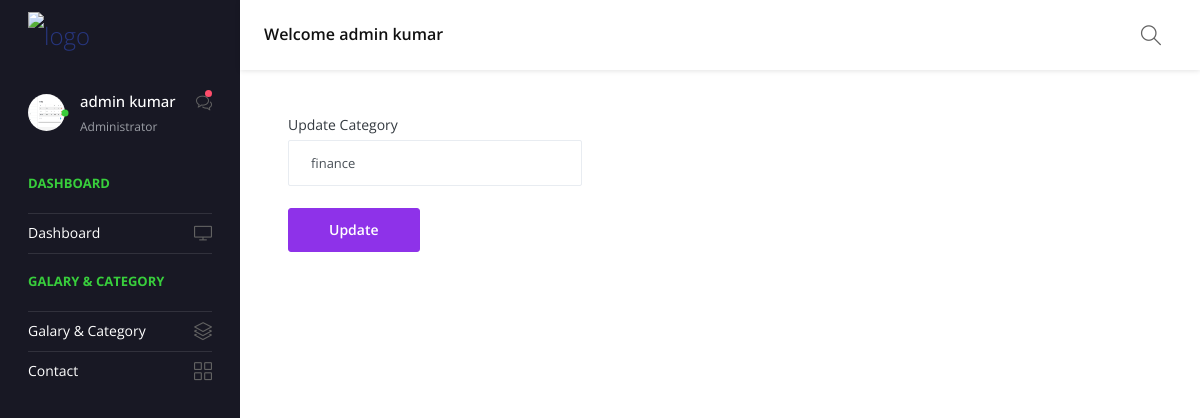
Screenshot of /Admin-Category-Edit/2 (signed in) with the database file from the repository.
### app/models.py (models this page shows, shortened)
class CustomUser(AbstractUser):
    profile_pic = models.ImageField(upload_to="Admin/Upload", height_field=None, width_field=None, max_length=None)

class Image_Category(models.Model):
    user=models.ForeignKey(CustomUser, on_delete=models.CASCADE)
    create_category=models.CharField(max_length=120 ,blank=True,null=True)
    created_at=models.DateTimeField(auto_now_add=True)
    updated_at=models.DateTimeField(auto_now_add=False, auto_now=True,null=True,blank=True)

### app/views.py (the view)
# urls.py: path('Admin-Category-Edit/<slug:category_id>' , Admin_Category_Edit,name='Admin_Category_Edit'),
def  Admin_Category_Edit(request,category_id):
    obj_update=Image_Category.objects.get(id=category_id)
    obj_e=Evant.objects.all()
    return render(request, 'Admin_Templates/admin_category_edit.html',{'obj_update':obj_update,'obj_e':obj_e})

### templates/Admin_Templates/admin_category_edit.html (shortened to what this page needs)
{% load static %}
<!DOCTYPE html>
<html lang="en">
  <head>
    <link rel="stylesheet" href="{% static 'admin_js/vendors/simple-line-icons/css/simple-line-icons.css' %}">
    <link rel="stylesheet" href="{% static 'admin_js/vendors/flag-icon-css/css/flag-icon.min.css' %}">
    <link rel="stylesheet" href="{% static 'admin_js/vendors/css/vendor.bundle.base.css' %}">
    <link rel="stylesheet" href="{% static 'admin_js/vendors/daterangepicker/daterangepicker.css' %}">
    <link rel="stylesheet" href="{% static 'admin_js/vendors/chartist/chartist.min.css' %}">
    <link rel="stylesheet" href="{% static 'admin_css/css/style.css' %}">
  </head>
  <body>
    <div class="container-scroller">
      <nav class="navbar default-layout-navbar col-lg-12 col-12 p-0 fixed-top d-flex flex-row">
        <div class="navbar-brand-wrapper d-flex align-items-center">
          <a class="navbar-brand brand-logo" href="{% url 'admin_panel_index' %}">
            <img src="{% static 'assets/img/csf-img/Logo-CS-5.png' %}" alt="logo" class="logo-dark" />
          </a>
        </div>
        <div class="navbar-menu-wrapper d-flex align-items-center flex-grow-1">
          <h5 class="mb-0 font-weight-medium d-none d-lg-flex">Welcome {{request.user.first_name}} {{request.user.last_name}}</h5>
          <ul class="navbar-nav navbar-nav-right ml-auto">
            <form class="search-form d-none d-md-block" action="{% url 'search' %}" method="get">
              <i class="icon-magnifier"></i>
              <input type="search" class="form-control" name="query" placeholder="Search Here" title="Search here">
            </form>
          </ul>
        </div>
      </nav>
      <div class="container-fluid page-body-wrapper">
        <nav class="sidebar sidebar-offcanvas" id="sidebar">
            <ul class="nav">
              <li class="nav-item nav-profile">
                <a href="#" class="nav-link">
                  <div class="profile-image">
                    <img class="img-xs rounded-circle" src="/media/{{request.user.profile_pic}}" alt="profile image">
                    <div class="dot-indicator bg-success"></div>
                  </div>
                  <div class="text-wrapper">
                    <p class="profile-name">{{request.user.first_name}} {{request.user.last_name}}</p>
                    <p class="designation">Administrator</p>
                  </div>
                  <div class="icon-container">
                    <i class="icon-bubbles"></i>
                    <div class="dot-indicator bg-danger"></div>
                  </div>
                </a>
              </li>
              <li class="nav-item nav-category">
                <span class="nav-link">Dashboard</span>
              </li>
              <li class="nav-item">
                <a class="nav-link" href="{% url 'admin_panel_index' %}">
                  <span class="menu-title">Dashboard</span>
                  <i class="icon-screen-desktop menu-icon"></i>
                </a>
              </li>
              <li class="nav-item nav-category"><span class="nav-link">Galary & Category</span></li>
              <li class="nav-item">
                <a class="nav-link" data-toggle="collapse" href="#ui-basic" aria-expanded="false" aria-controls="ui-basic">
                  <span class="menu-title">Galary & Category</span>
                  <i class="icon-layers menu-icon"></i>
                </a>
              </li>
              <li class="nav-item">
                <a class="nav-link" href="{% url 'user-data-contact' %}">
                  <span class="menu-title">Contact</span>
                  <i class="icon-grid menu-icon"></i>
                </a>
              </li>
            </ul>
          </nav>
        <form action="{% url 'Admin_Category_Update' %}" class="form-group" method="post" enctype="multipart/form-data">
          <div class="form-group row">
                <div class="col-12 m-5">
                    <label for="">Update Category</label>
                    <input type="text"  value="{{obj_update.create_category}}" class="form-control" required name= "category_name"  >
                    <br>
                    <button class="btn btn-info">Update</button>
                </div>
            </div>
        </form>
      </div>
    </div>
  </body>
</html>

### rows the page displays
CustomUser: user.first_name "admin", user.last_name "kumar", user.profile_pic (picture)
Image_Category: category_name "finance"
